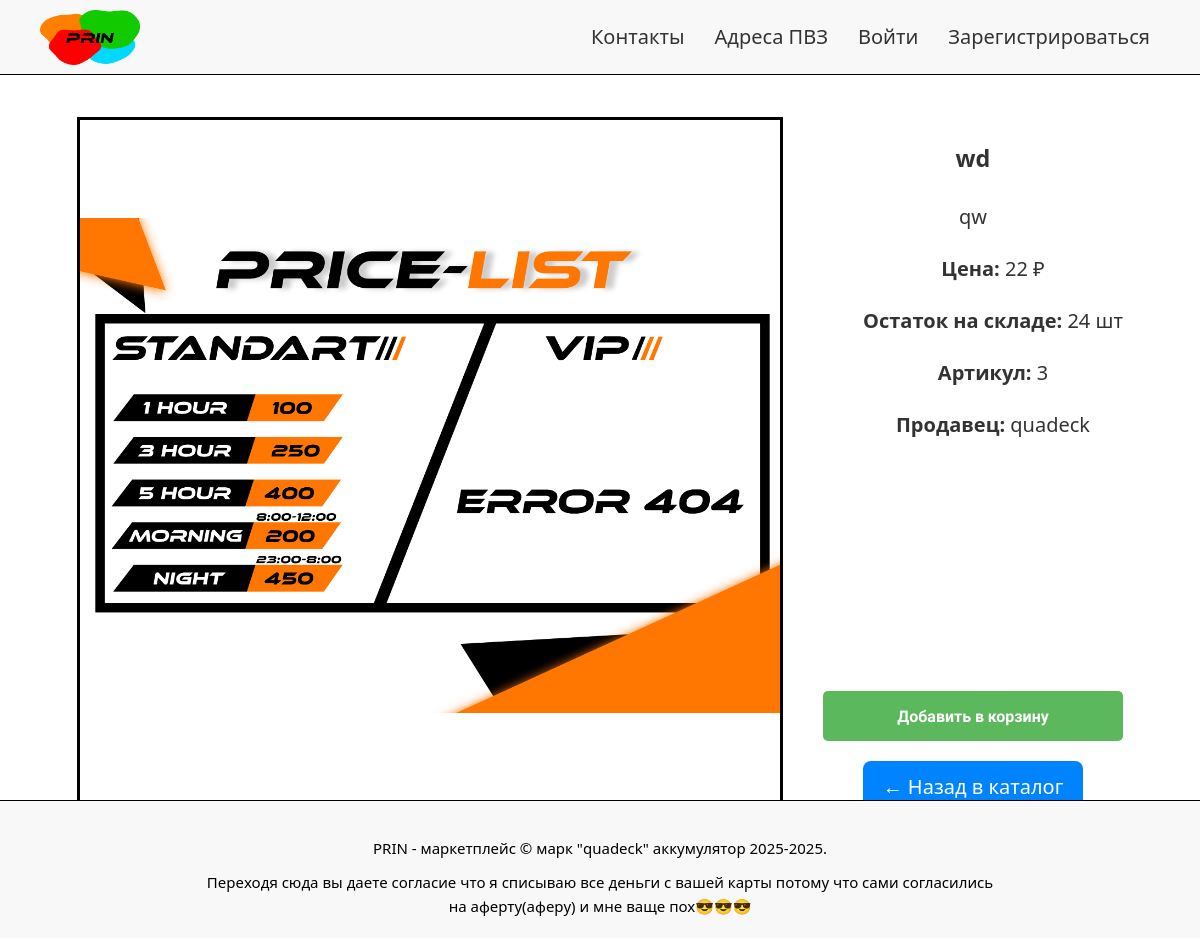
Before: /product/3 with the older database file.
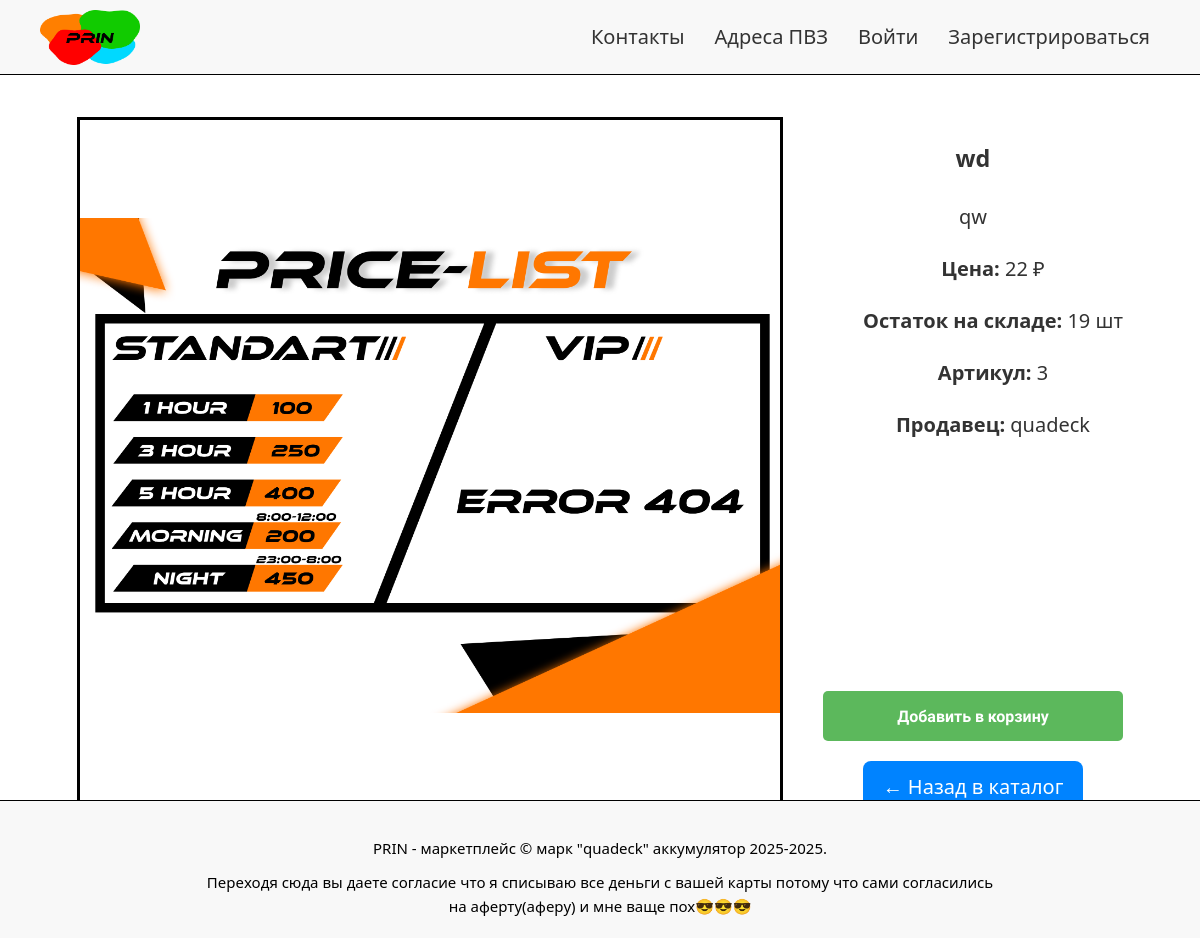
After: the same page with the newer database file.
### tables this page shows
CREATE TABLE "products"
(
    articul        INTEGER
        primary key,
    name           TEXT    not null,
    description    TEXT,
    price          integer not null,
    stock_quantity INTEGER not null,
    image_url      TEXT,
    user_id        INTEGER not null,
    created_at     DATETIME default (datetime('now', '+4 hours')),
    updated_at     DATETIME default (datetime('now', '+4 hours'))
);

### app.py (the view)
@app.route('/product/<int:articul>')
def product_page(articul):
    db = get_db()
    product = db.execute('SELECT * FROM products WHERE articul = ?', (articul,)).fetchone()
    if product is None:
        flash("Товар не найден", "error")
        return redirect(url_for('catalog'))
    seller = db.execute('SELECT username FROM accounts WHERE id = ?', (product['user_id'],)).fetchone()
    seller_name = seller['username'] if seller else 'Неизвестный'
    return render_template('product.html', product=product, seller_name=seller_name)

### app.py (called while the page is built)
def get_db():
    db = getattr(g, '_database', None)
    if db is None:
        db = g._database = sqlite3.connect(DATABASE)
        db.row_factory = sqlite3.Row
    return db

@app.teardown_appcontext
def close_connection(exception):
    db = getattr(g, '_database', None)
    if db is not None:
        db.close()

### templates/product.html (shortened to what this page needs)
<!DOCTYPE html>
<html lang="ru">
<head>
    <link rel="stylesheet" href="/static/css/style.css">
</head>
<body>
<div class="product-page">
<header class="header">
    <nav class="nav">
        <ul class="nav-list">
            <a href="/" class="logo">
            <img src="/static/images/logo.png" alt="Лого">
            </a>
            <li><a href="/contacts">Контакты</a></li>
            <li><a href="/pvzadresa">Адреса ПВЗ</a></li>
            {% if current_user.is_authenticated %}
                <li><a href="/profile">Профиль</a></li>
                <li><a href="/logout">Выйти</a></li>
            {% else %}
                <li><a href="/login">Войти</a></li>
                <li><a href="/signup">Зарегистрироваться</a></li>
            {% endif %}
        </ul>
    </nav>
</header>
<main class="main product-page">
    <div class="product-details">
        <div class="product-images">
            <div class="image-main">
                <img src="{{ product.image_url or '/static/images/placeholder.png' }}" alt="{{ product.name }}">
            </div>
        </div>
        <div class="product-info">
            <h3>{{ product.name }}</h3>
            <p class="product-description">{{ product.description }}</p>
            <div class="product-specifications">
                <ul>
                    <p><strong>Цена:</strong> {{ product.price }} ₽</p>
                    <p><strong>Остаток на складе:</strong> {{ product.stock_quantity }} шт</p>
                    <p><strong>Артикул:</strong> {{ product.articul }}</p>
                    <p><strong>Продавец:</strong> {{ seller_name }}</p>
                </ul>
            </div>
            <div class="product-actions">
                <form action="{{ url_for('add_to_basket', articul=product['articul']) }}" method="POST">
                    <button type="submit">Добавить в корзину</button>
                </form>
                <a href="{{ url_for('catalog') }}" class="button">← Назад в каталог</a>
            </div>
        </div>
    </div>
</main>
</div>
<footer class="footer">
    <p class="copyright">PRIN - маркетплейс © марк "quadeck" аккумулятор 2025-2025.</p>
    <p class="disclaimer">Переходя сюда вы даете согласие что я списываю все деньги с вашей карты потому что сами согласились на аферту(аферу) и мне ваще пох😎😎😎</p>
</footer>
</body>
</html>

Changed rows visible on the page:
changed products "wd": stock_quantity "24" → "19"
